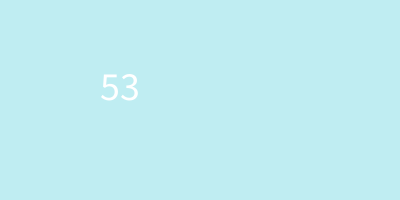
Frame 1 (no input)
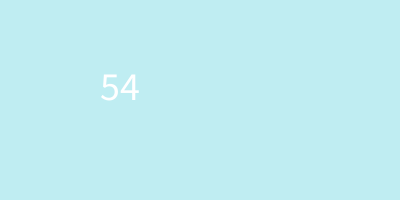
Frame 60 (the mouse pressed at the canvas centre just before this capture)
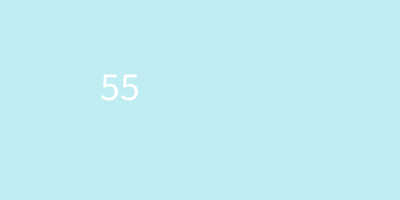
Frame 120 (the mouse held since frame 60 and released just before this capture)

The Processing sketch that drew these frames (run headless with seeded random() and noise(); from frame 60 on, the mouse is pressed at the canvas centre):

// Processing sketch: sketch_210604a
// ── sketch_210604a.pde
void setup(){
  size(400,200);
  textSize(40);
}
void draw(){
  background(191,237,242);
  int s =second();
  text(s,100,100);
}
